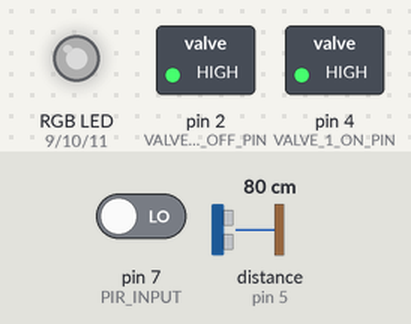
The sketch below on a simulated Arduino Uno, built with avr-gcc and run on an emulated ATmega328P. Shown: switched loads named in the sketch (green lamp = pin HIGH), an RGB LED mixed from three pins (HIGH = lit). The inputs (shaded band) are chosen by the test bench; at power-on: pin 7 (PIR_INPUT) LOW, distance to the obstacle (sensor on pin 5) 80 cm. The echo pulse lasts 58.3 µs per cm; dim RGB values are drawn brighter than linear.

Above: at 1.24 s.
1.3 s: pin 7 (PIR_INPUT) driven HIGH
2.8 s: distance to the obstacle (sensor on pin 5) set to 68 cm
At 3.6 s:
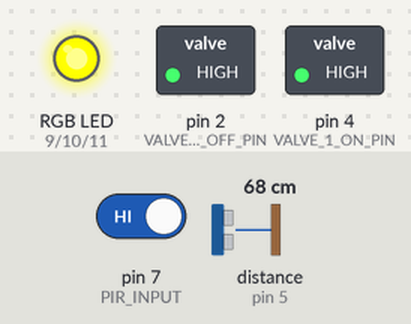
4.3 s: distance to the obstacle (sensor on pin 5) set to 63 cm
5.8 s: distance to the obstacle (sensor on pin 5) set to 55 cm
At 6.7 s:
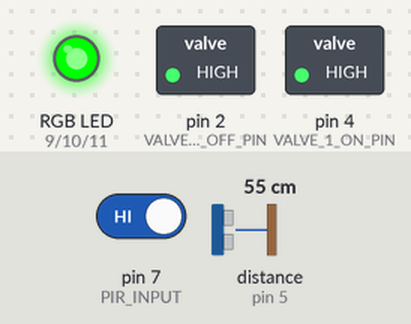
7.3 s: distance to the obstacle (sensor on pin 5) set to 60 cm
At 8.5 s:
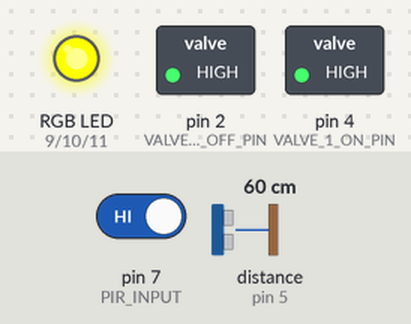
8.8 s: distance to the obstacle (sensor on pin 5) set to 2 cm
At 9.7 s:
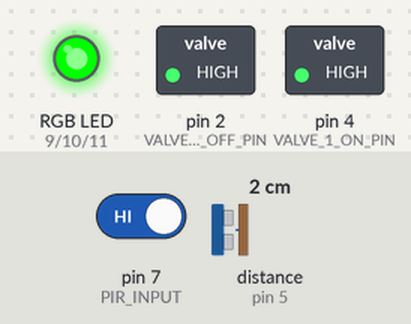
Timing chart, 0 to 11.3 s (numbered marks = the images above; inputs shaded):
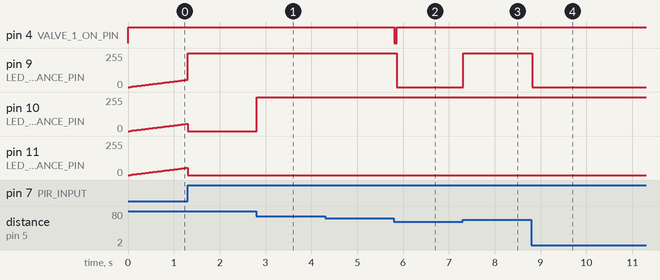

The sketch:

Dog_Fountain.ino
```cpp
#include <NewPing.h>

//--- PIR
const int PIR_INPUT = 7;
const long PIR_DETECTION_DURATION = 5 * 1000;

//--- Sonar (HC-SR04)
const int HC_SR04_ECHO_PIN = 5;
const int HC_SR04_TRIGGER_PIN = 6;

const int LED_RED_DISTANCE_PIN = 9;
const int LED_GREEN_DISTANCE_PIN = 10;
const int LED_BLUE_DISTANCE_PIN = 11;

const long PING_EVERY = 500;
const long PING_FEEDBACK_DURATION = 200;
const long SONAR_DETECTION_DURATION = 5000;
const int SONAR_DETECTION_DISTANCE = 60;
const int SONAR_MAX_DISTANCE = SONAR_DETECTION_DISTANCE + (SONAR_DETECTION_DISTANCE / 5) ; // Maximum distance we want to ping for (in centimeters). Maximum sensor distance is rated at 400-500cm.

//--- Valve
const int VALVE_1_ON_PIN = 4;
const int VALVE_1_OFF_PIN = 2;
const int SWITCH_DELAY_MS = 50;

const long MIN_WATERING_DURATION = 5 * 1000;


NewPing sonar(HC_SR04_TRIGGER_PIN, HC_SR04_ECHO_PIN, SONAR_MAX_DISTANCE); // NewPing setup of pins and maximum distance.

unsigned long pirDetectionUntilTimeMs;
unsigned long sonarDetectionUntilTimeMs;
unsigned long wateringUntilTimeMs;

unsigned long nextPingTimeMs;

boolean didDetectPresence = false;
boolean didDetectFarePresence = false;

long distanceCm = 0;

boolean isWatering = false;

//---

void setup()
{
  //--- PIR

  pinMode(PIR_INPUT, INPUT);

  //--- Sonar

  pinMode(HC_SR04_TRIGGER_PIN, OUTPUT);
  pinMode(HC_SR04_ECHO_PIN, INPUT);
  pinMode(LED_RED_DISTANCE_PIN, OUTPUT);
  pinMode(LED_GREEN_DISTANCE_PIN, OUTPUT);
  pinMode(LED_BLUE_DISTANCE_PIN, OUTPUT);

  nextPingTimeMs = 0;

  //--- Valve

  pinMode(VALVE_1_ON_PIN, OUTPUT);
  pinMode(VALVE_1_OFF_PIN, OUTPUT);
  digitalWrite(VALVE_1_ON_PIN, HIGH);
  digitalWrite(VALVE_1_OFF_PIN, HIGH);

  valveOff();
}

void loop()
{
  unsigned long nowTimeMs = millis();

  //--- PIR

  boolean didPIRDetect = digitalRead(PIR_INPUT);
  if (didPIRDetect) {
    // PIR detection is valid until pirDetectionUntilTimeMs
    pirDetectionUntilTimeMs = nowTimeMs + PIR_DETECTION_DURATION;
  }

  //--- Sonar

  // To start Sonar ping we need PIR detection (to limit usage of sonar and reduce sonar life)
  // Sonar successfull detection will start watering
  // Keep Sonar while PIR or Sonar recently get detection
  // No Sonar detection for a while will trigger stop watering (after water timeout)
  // Watering have a minimal duration (timeout) to avoid rapid pulse of water (not good for relay... and dog)
  if (pirDetectionUntilTimeMs > nowTimeMs || sonarDetectionUntilTimeMs > nowTimeMs) {
    if (nowTimeMs > nextPingTimeMs) {
      // Wait 500ms between pings (about 2 pings/sec). 29ms should be the shortest delay between pings.
      nextPingTimeMs = nowTimeMs + PING_EVERY;

      didDetectPresence = false;
      didDetectFarePresence = false;

      //long echoTime = sonar.ping_median(3); // Send ping, get ping time in microseconds (uS).
      long echoTime = sonar.ping(); // Send ping, get ping time in microseconds (uS).
      distanceCm = sonar.convert_cm(echoTime);

      if (distanceCm > 0) {
        if (distanceCm < SONAR_DETECTION_DISTANCE) {
          didDetectPresence = true;

          // Sonar detection is valid until sonarDetectionUntilTimeMs
          sonarDetectionUntilTimeMs  = nowTimeMs + SONAR_DETECTION_DURATION;

          if (!isWatering) {
            valveOn();
            wateringUntilTimeMs = nowTimeMs + MIN_WATERING_DURATION;
          }
        }
        else {
          didDetectFarePresence = true;
        }
      }
      if (isWatering && nowTimeMs > sonarDetectionUntilTimeMs && nowTimeMs > wateringUntilTimeMs) {
        valveOff();
      }
    }
    // No else, we do not stop water between ping...
  }
  else {
    didDetectPresence = false;
    didDetectFarePresence = false;
    if (isWatering && nowTimeMs > wateringUntilTimeMs) {
      valveOff();
    }
  }

  //--- Feedback

  // Pulsing white    Sleep
  // RED              PIR detection
  // BLUE             PIR was detected
  // Light GREEN      Fare presence detected
  // GREEN            Presence detected during last SONAR_DETECTION_DURATION

  if (pirDetectionUntilTimeMs < nowTimeMs && sonarDetectionUntilTimeMs < nowTimeMs) {
    // Nothing
    int pulsePeriod = 6 * 1000;
    int pulseHalfPeriod = pulsePeriod / 2;
    int feedbackStep = (nowTimeMs % pulsePeriod);
    int lightLevel;
    if (feedbackStep < pulseHalfPeriod) {
      lightLevel = map(feedbackStep, 0, pulseHalfPeriod, 0, 127);
    }
    else {
      lightLevel = map(feedbackStep, pulseHalfPeriod, pulsePeriod, 127, 0);
    }

    analogWrite(LED_RED_DISTANCE_PIN, lightLevel);
    analogWrite(LED_GREEN_DISTANCE_PIN, lightLevel);
    analogWrite(LED_BLUE_DISTANCE_PIN, lightLevel);
  }
  else if (didDetectPresence) {
    digitalWrite(LED_RED_DISTANCE_PIN, LOW);
    digitalWrite(LED_GREEN_DISTANCE_PIN, HIGH);
    digitalWrite(LED_BLUE_DISTANCE_PIN, LOW);
  }
  else if (didDetectFarePresence) {
    digitalWrite(LED_RED_DISTANCE_PIN, HIGH);
    digitalWrite(LED_GREEN_DISTANCE_PIN, HIGH);
    digitalWrite(LED_BLUE_DISTANCE_PIN, LOW);
  }
  else if (didPIRDetect) {
    digitalWrite(LED_RED_DISTANCE_PIN, HIGH);
    digitalWrite(LED_GREEN_DISTANCE_PIN, LOW);
    digitalWrite(LED_BLUE_DISTANCE_PIN, LOW);
  }
  else if (pirDetectionUntilTimeMs >  nowTimeMs) {
    digitalWrite(LED_RED_DISTANCE_PIN, LOW);
    digitalWrite(LED_GREEN_DISTANCE_PIN, LOW);
    digitalWrite(LED_BLUE_DISTANCE_PIN, HIGH);
  }
  else
  {
    digitalWrite(LED_RED_DISTANCE_PIN, LOW);
    digitalWrite(LED_GREEN_DISTANCE_PIN, LOW);
    digitalWrite(LED_BLUE_DISTANCE_PIN, LOW);
  }
}

void valveOn() {
  digitalWrite(VALVE_1_OFF_PIN, HIGH);
  digitalWrite(VALVE_1_ON_PIN, LOW);
  delay(SWITCH_DELAY_MS);
  digitalWrite(VALVE_1_ON_PIN, HIGH);

  isWatering = true;
}

void valveOff() {
  digitalWrite(VALVE_1_ON_PIN, HIGH);
  digitalWrite(VALVE_1_OFF_PIN, LOW);
  delay(SWITCH_DELAY_MS);
  digitalWrite(VALVE_1_OFF_PIN, HIGH);

  isWatering = false;
}
```

Measured:
- the behaviour switches between 73 and 72 cm on distance to the obstacle (sensor on pin 5) (found by bisection; images 0 and 1)
- the behaviour switches between 59 and 58 cm on distance to the obstacle (sensor on pin 5) (found by bisection; images 1 and 2)
- after the input at 2.8 s, pin 10 (LED_GREEN_DISTANCE_PIN): 0/255 → 255/255 at once
- after the input at 4.3 s, every drawn part: stays the same
- after the input at 5.8 s, pin 4 (VALVE_1_ON_PIN): HIGH → LOW at once, → HIGH 0.05 s later; pin 9 (LED_RED_DISTANCE_PIN): 255/255 → 0/255 after 0.06 s
- after the input at 7.3 s, pin 9 (LED_RED_DISTANCE_PIN): 0/255 → 255/255 at once
- after the input at 8.8 s, pin 9 (LED_RED_DISTANCE_PIN): 255/255 → 0/255 at once
